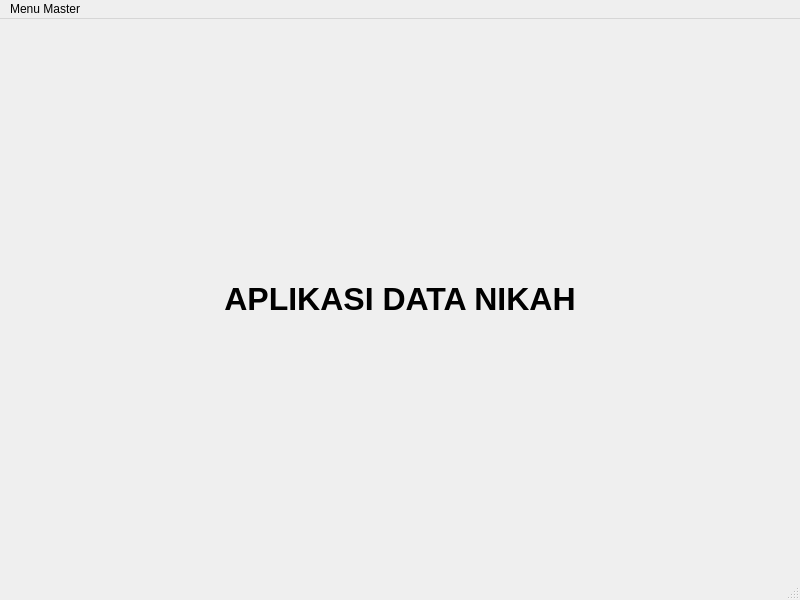
<?xml version="1.0" encoding="UTF-8"?>
<ui version="4.0">
 <class>MainWindow</class>
 <widget class="QMainWindow" name="MainWindow">
  <property name="geometry"> <rect> <x>0</x> <y>0</y> <width>800</width> <height>600</height> </rect> </property>
  <property name="windowTitle"> <string>Sistem Informasi Pernikahan</string> </property>
  <widget class="QWidget" name="centralwidget">
   <layout class="QVBoxLayout" name="verticalLayout">
    <item>
     <widget class="QLabel" name="labelTitle">
      <property name="font">
       <font>
        <pointsize>24</pointsize>
        <weight>75</weight>
        <bold>true</bold>
       </font>
      </property>
      <property name="text">
       <string>APLIKASI DATA NIKAH</string>
      </property>
      <property name="alignment">
       <set>Qt::AlignCenter</set>
      </property>
     </widget>
    </item>
   </layout>
  </widget>
  <widget class="QMenuBar" name="menubar">
   <property name="geometry"> <rect> <x>0</x> <y>0</y> <width>800</width> <height>22</height> </rect> </property>
   <widget class="QMenu" name="menuMaster">
    <property name="title"> <string>Menu Master</string> </property>
    <addaction name="actionPria"/>
    <addaction name="actionWanita"/>
    <addaction name="actionDaftar"/>
    <addaction name="actionValidasi"/>
   </widget>
   <addaction name="menuMaster"/>
  </widget>
  <widget class="QStatusBar" name="statusbar"/>
  <action name="actionPria"> <property name="text"> <string>Mempelai Pria</string> </property> </action>
  <action name="actionWanita"> <property name="text"> <string>Mempelai Wanita</string> </property> </action>
  <action name="actionDaftar"> <property name="text"> <string>Pendaftaran</string> </property> </action>
  <action name="actionValidasi"> <property name="text"> <string>Validasi</string> </property> </action>
 </widget>
 <resources/> <connections/>
</ui>
